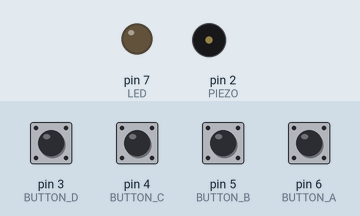
Recording of a sketch running on a simulated Arduino Uno, built with avr-gcc and run on an emulated ATmega328P. Shown: output pins drawn as LEDs (lit = HIGH), buzzer (waves = sounding). The test bench sets the inputs (shaded band); at power-on: pin 3 (BUTTON_D), pin 4 (BUTTON_C), pin 5 (BUTTON_B), pin 6 (BUTTON_A) HIGH.

Above: at 1.2 s.
1.3 s: pin 3 (BUTTON_D) pulled LOW for 0.15 s
At 1.37 s:
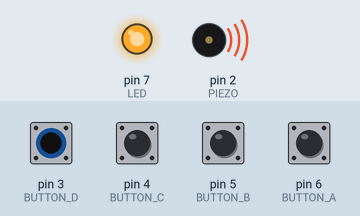
Timing chart, 0 to 4.3 s (numbered marks = the images above; inputs shaded):
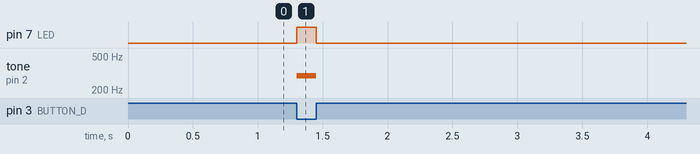

Measured:
- after the input at 1.3 s, pin 7 (LED): LOW → HIGH at once, → LOW 0.15 s later; tone on pin 2 (PIEZO): silent → 294 Hz at once, → silent 0.15 s later

The sketch:

piano_code.ino
```cpp
#define NOTE_A 440
#define NOTE_B 493
#define NOTE_C 262
#define NOTE_D 294

#define ACTIVATED LOW

const int PIEZO = 2;
const int LED = 7;


const int BUTTON_A = 6;
const int BUTTON_B = 5;
const int BUTTON_C = 4;
const int BUTTON_D = 3;


void setup()
{


  pinMode(BUTTON_A, INPUT);
  pinMode(BUTTON_B, INPUT);
  pinMode(BUTTON_C, INPUT);
  pinMode(BUTTON_D, INPUT);

  digitalWrite(BUTTON_A,HIGH);
  digitalWrite(BUTTON_B,HIGH);
  digitalWrite(BUTTON_C,HIGH);
  digitalWrite(BUTTON_D,HIGH);

  pinMode(LED, OUTPUT);
  digitalWrite(LED,LOW);
}

void loop()
{
  while(digitalRead(BUTTON_A) == ACTIVATED)
  {
    tone(PIEZO,NOTE_A);
    digitalWrite(LED,HIGH);
  }

  while(digitalRead(BUTTON_B) == ACTIVATED)
  {
    tone(PIEZO,NOTE_B);
    digitalWrite(LED,HIGH);
  }
  while(digitalRead(BUTTON_C) == ACTIVATED)
  {
    tone(PIEZO,NOTE_C);
    digitalWrite(LED,HIGH);
  }

  while(digitalRead(BUTTON_D) == ACTIVATED)
  {
    tone(PIEZO,NOTE_D);
    digitalWrite(LED,HIGH);
  }

  noTone(PIEZO);
  digitalWrite(LED,LOW);

}
```
